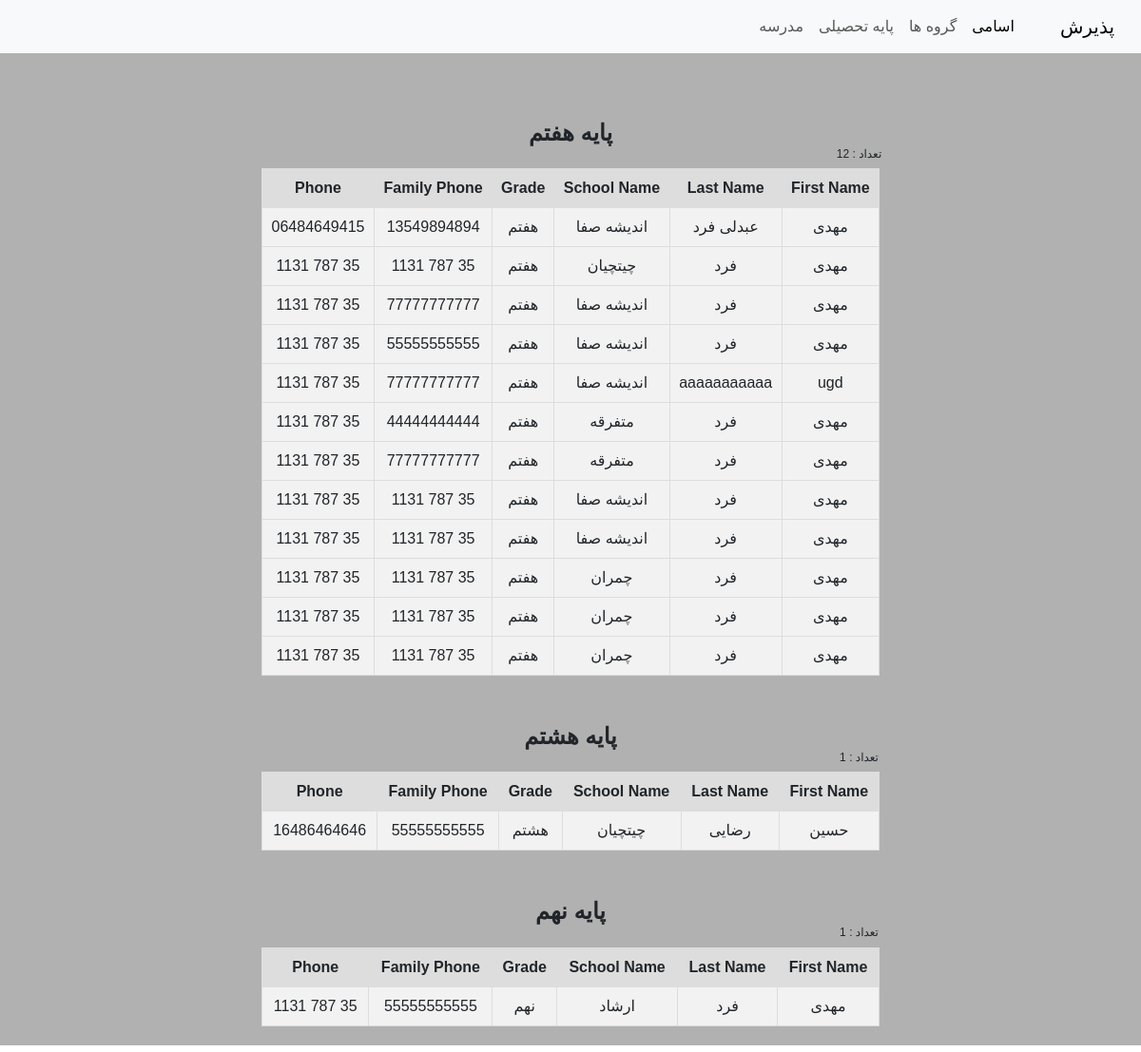
The app's page /grade/, older data.
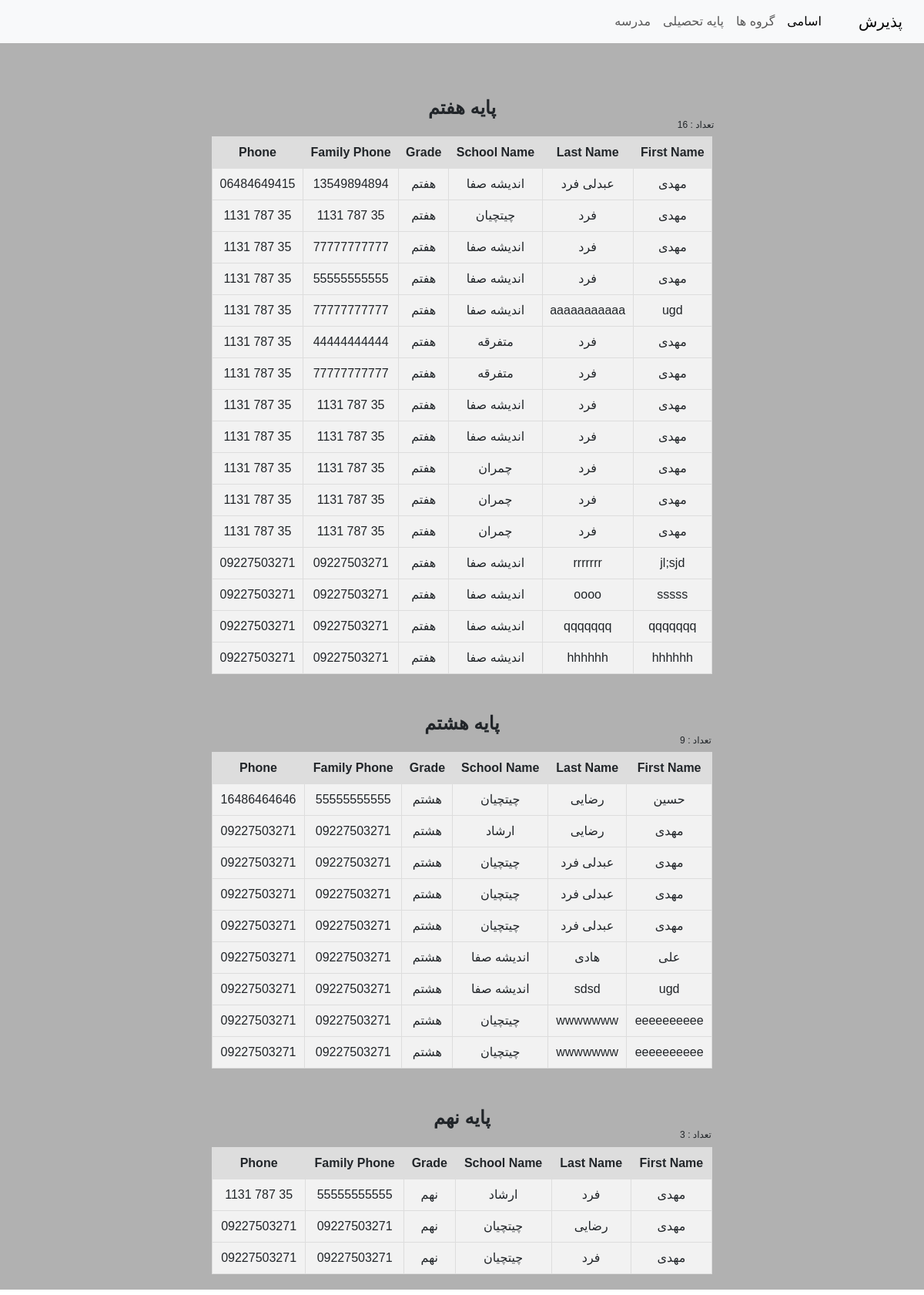
The same page, newer data.
### home/models.py (models this page shows)
class Paziresh(models.Model):
    fname = models.CharField(max_length=100)
    lname = models.CharField(max_length=500)
    school_name = models.CharField(max_length=500)
    grade = models.CharField(max_length=50)
    phone = models.CharField(max_length=20)
    parent_phone = models.CharField(max_length=20)
    group_name = models.CharField(max_length=50)
    created_bey = models.CharField(max_length=50)
    GPA = models.CharField(max_length=10)
    pool = models.CharField(max_length=10)
    created = models.DateTimeField(auto_now=True)

### home/views.py (the view)
# urls.py: path('grade/', views.grade, name='grade'),
def grade(request):
    haftom = Paziresh.objects.all().filter(grade='هفتم')
    haftom_count = Paziresh.objects.all().filter(grade='هفتم').count()
    hashtom = Paziresh.objects.all().filter(grade='هشتم')
    hashtom_count = Paziresh.objects.all().filter(grade='هشتم').count()
    nohom = Paziresh.objects.all().filter(grade='نهم')
    nohem_count = Paziresh.objects.all().filter(grade='نهم').count()
    return render(request, 'grade.html', {'haftom':haftom, 'haftom_count':haftom_count,
                                          'hashtom':hashtom, 'hashtom_count':hashtom_count,
                                          'nohom':nohom, 'nohem_count':nohem_count,})

### templates/grade.html (shortened to what this page needs)
{% extends 'base.html' %}
 {% block c %}
<div class="table-container">
<h1>پایه هفتم</h1>
 <h6> تعداد : {{ haftom_count }}</h6>
 <table style="border-collapse: collapse; background-color: #f2f2f2;">
    <tr style="background-color: #ddd;">
        <th style="border: 1px solid #ddd; padding: 8px;">First Name</th>
        <th style="border: 1px solid #ddd; padding: 8px;">Last Name</th>
        <th style="border: 1px solid #ddd; padding: 8px;">School Name</th>
        <th style="border: 1px solid #ddd; padding: 8px;">Grade</th>
        <th style="border: 1px solid #ddd; padding: 8px;">Family Phone</th>
        <th style="border: 1px solid #ddd; padding: 8px;">Phone</th>
    </tr>
    {% for student in haftom %}
    <tr style="border: 1px solid #ddd;">
        <td style="border: 1px solid #ddd; padding: 8px;">{{ student.fname }}</td>
        <td style="border: 1px solid #ddd; padding: 8px;">{{ student.lname }}</td>
        <td style="border: 1px solid #ddd; padding: 8px;">{{ student.school_name }}</td>
        <td style="border: 1px solid #ddd; padding: 8px;">{{ student.grade }}</td>
        <td style="border: 1px solid #ddd; padding: 8px;">{{ student.parent_phone }}</td>
        <td style="border: 1px solid #ddd; padding: 8px;">{{ student.phone }}</td>
    </tr>
    {% endfor %}
</table>
</div>
<div class="table-container">
    <h1>پایه هشتم</h1>
    <h6> تعداد : {{ hashtom_count }}</h6>
 <table style="border-collapse: collapse ; background-color: #f2f2f2;">
    <tr style="background-color: #ddd;">
        <th style="border: 1px solid #ddd; padding: 8px;">First Name</th>
        <th style="border: 1px solid #ddd; padding: 8px;">Last Name</th>
        <th style="border: 1px solid #ddd; padding: 8px;">School Name</th>
        <th style="border: 1px solid #ddd; padding: 8px;">Grade</th>
        <th style="border: 1px solid #ddd; padding: 8px;">Family Phone</th>
        <th style="border: 1px solid #ddd; padding: 8px;">Phone</th>
    </tr>
    {% for student in hashtom %}
    <tr style="border: 1px solid #ddd;">
        <td style="border: 1px solid #ddd; padding: 8px;">{{ student.fname }}</td>
        <td style="border: 1px solid #ddd; padding: 8px;">{{ student.lname }}</td>
        <td style="border: 1px solid #ddd; padding: 8px;">{{ student.school_name }}</td>
        <td style="border: 1px solid #ddd; padding: 8px;">{{ student.grade }}</td>
        <td style="border: 1px solid #ddd; padding: 8px;">{{ student.parent_phone }}</td>
        <td style="border: 1px solid #ddd; padding: 8px;">{{ student.phone }}</td>
    </tr>
    {% endfor %}
</table>
<div class="table-container">
    <h1>پایه نهم</h1>
    <h6> تعداد : {{ nohem_count }}</h6>
 <table style="border-collapse: collapse ; background-color: #f2f2f2;">
    <tr style="background-color: #ddd;">
        <th style="border: 1px solid #ddd; padding: 8px;">First Name</th>
        <th style="border: 1px solid #ddd; padding: 8px;">Last Name</th>
        <th style="border: 1px solid #ddd; padding: 8px;">School Name</th>
        <th style="border: 1px solid #ddd; padding: 8px;">Grade</th>
        <th style="border: 1px solid #ddd; padding: 8px;">Family Phone</th>
        <th style="border: 1px solid #ddd; padding: 8px;">Phone</th>
    </tr>
    {% for student in nohom %}
    <tr style="border: 1px solid #ddd;">
        <td style="border: 1px solid #ddd; padding: 8px;">{{ student.fname }}</td>
        <td style="border: 1px solid #ddd; padding: 8px;">{{ student.lname }}</td>
        <td style="border: 1px solid #ddd; padding: 8px;">{{ student.school_name }}</td>
        <td style="border: 1px solid #ddd; padding: 8px;">{{ student.grade }}</td>
        <td style="border: 1px solid #ddd; padding: 8px;">{{ student.parent_phone }}</td>
        <td style="border: 1px solid #ddd; padding: 8px;">{{ student.phone }}</td>
    </tr>
    {% endfor %}
</table>
 {% endblock %}

Row changes from the older to the newer data that the page shows:
added Paziresh: fname "jl;sjd", lname "rrrrrrr", school_name "اندیشه‌ صفا", grade "هفتم", parent_phone "09227503271", phone "09227503271", shown under "تعداد : 16"
added Paziresh: fname "sssss", lname "oooo", school_name "اندیشه‌ صفا", grade "هفتم", parent_phone "09227503271", phone "09227503271", shown under "تعداد : 16"
added Paziresh: fname "qqqqqqq", lname "qqqqqqq", school_name "اندیشه‌ صفا", grade "هفتم", parent_phone "09227503271", phone "09227503271", shown under "تعداد : 16"
added Paziresh: fname "hhhhhh", lname "hhhhhh", school_name "اندیشه‌ صفا", grade "هفتم", parent_phone "09227503271", phone "09227503271", shown under "تعداد : 16"
added Paziresh: fname "مهدی", lname "رضایی", school_name "ارشاد", grade "هشتم", parent_phone "09227503271", phone "09227503271", shown under "تعداد : 9"
added Paziresh: fname "مهدی", lname "عبدلی فرد", school_name "چیتچیان", grade "هشتم", parent_phone "09227503271", phone "09227503271", shown under "تعداد : 9"
added Paziresh: fname "مهدی", lname "عبدلی فرد", school_name "چیتچیان", grade "هشتم", parent_phone "09227503271", phone "09227503271", shown under "تعداد : 9"
added Paziresh: fname "مهدی", lname "عبدلی فرد", school_name "چیتچیان", grade "هشتم", parent_phone "09227503271", phone "09227503271", shown under "تعداد : 9"
added Paziresh: fname "علی", lname "هادی", school_name "اندیشه‌ صفا", grade "هشتم", parent_phone "09227503271", phone "09227503271", shown under "تعداد : 9"
added Paziresh: fname "ugd", lname "sdsd", school_name "اندیشه‌ صفا", grade "هشتم", parent_phone "09227503271", phone "09227503271", shown under "تعداد : 9"
added Paziresh: fname "eeeeeeeeee", lname "wwwwwww", school_name "چیتچیان", grade "هشتم", parent_phone "09227503271", phone "09227503271", shown under "تعداد : 9"
added Paziresh: fname "eeeeeeeeee", lname "wwwwwww", school_name "چیتچیان", grade "هشتم", parent_phone "09227503271", phone "09227503271", shown under "تعداد : 9"
added Paziresh: fname "مهدی", lname "رضایی", school_name "چیتچیان", grade "نهم", parent_phone "09227503271", phone "09227503271", shown under "تعداد : 3"
added Paziresh: fname "مهدی", lname "فرد", school_name "چیتچیان", grade "نهم", parent_phone "09227503271", phone "09227503271", shown under "تعداد : 3"
Text that changed along with them:
{{ haftom_count }}: "12" → "16"
{{ hashtom_count }}: "1" → "9"
{{ nohem_count }}: "1" → "3"
